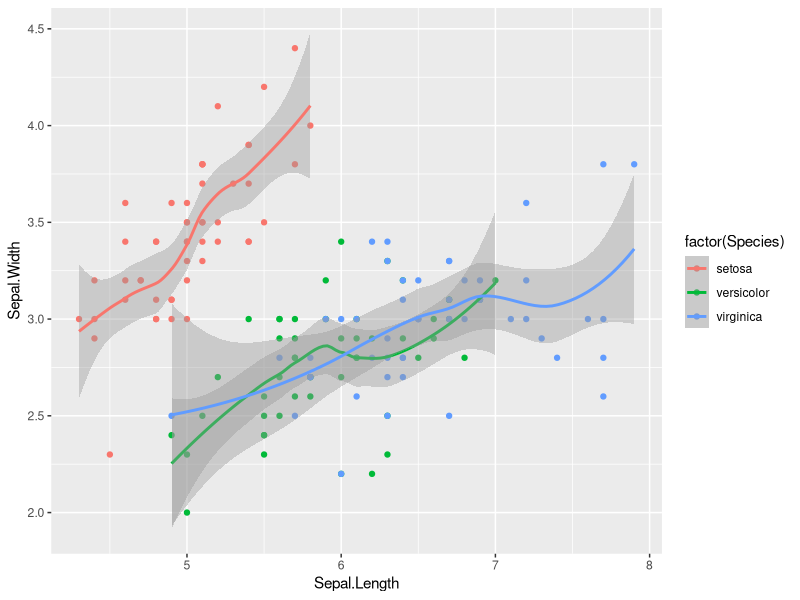

Source code (R):
library(ggplot2)
?iris
str(iris)
p = ggplot(iris,aes(Sepal.Length,Sepal.Width,colour=factor(Species)))
p + layer(geom="point",stat = "identity",position = "identity") + geom_smooth()
